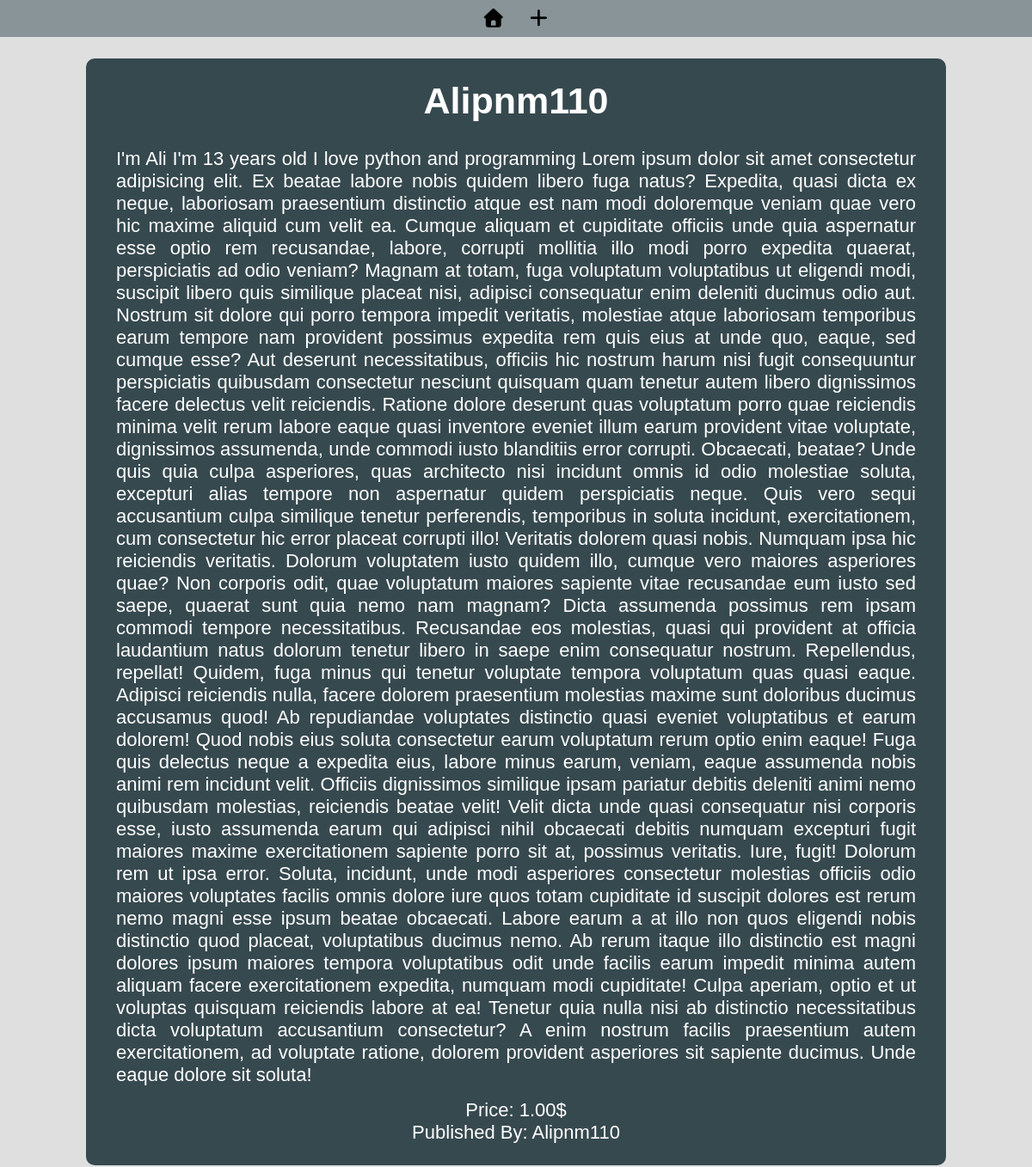
/posts/1, run on the app's committed database.
### blog/models.py (models this page shows, shortened)
class Post(models.Model):
    title = models.CharField(max_length=100)
    content = models.TextField()
    price = models.DecimalField(max_digits=5, decimal_places=2, default=Decimal("0.00"))
    image = models.ImageField(upload_to="posts/%y/%m/%d", null=True, blank=True)
    author = models.ForeignKey(User, on_delete=models.CASCADE, related_name="posts")
    created_at = models.DateTimeField(auto_now_add=True)
    last_updated_at = models.DateTimeField(auto_now=True)
    is_published = models.BooleanField(default=False)
    publisher = models.CharField(max_length=100)

### blog/views.py (the view)
# urls.py: path("posts/<int:id>", details, name="post_details"),
def details(request, id):
    post = Post.objects.get(id=id)
    return render(request, "blog/details.html", context={"post": post})

### blog/templates/blog/details.html (shortened to what this page needs)
{% extends 'blog/base.html' %}
{% load static %}
{% block add_static %}
  <link rel="stylesheet" href="{% static 'blog/css/details.css' %}" />
{% endblock %}
{% block content %}
  <div id="post">
    <h1>{{ post.title }}</h1>
    <p>{{ post.content }}</p>
    <span>Price: {{ post.price }}$</span>
    <span>Published By: {{ post.publisher }}</span>
  </div>
{% endblock %}

### static/blog/css/base.css (style rules this page uses)
* { padding: 0; margin: 0; box-sizing: border-box; font-family: Arial, Helvetica, sans-serif; }
:root { --charcoal-color: #36494f; --navbar-bgcolor: #899499; --main-bgcolor: #dfdfdf; }
body { background-color: var(--main-bgcolor); }

### static/blog/css/details.css (style rules this page uses)
* { user-select: none; }
:root { --charcoal-color: #36494f; }
#post { text-align: center; margin: 10px auto; width: 1000px; background-color: var(--charcoal-color); padding: 25px 35px; border-radius: 10px; color: #fff; }
#post h1 { margin-bottom: 30px; font-size: 43px; }
#post p, span { font-size: 22px; }
#post p { margin-bottom: 15px; text-align: justify; }
#post span { display: block; }

### data on the page
Post: title "Alipnm110", content "I'm Ali I'm 13 years old I love python and programming Lorem ipsum dolor sit amet consectetur adipisicing elit. Ex beatae labore nobis quidem libero fuga natus? Expedita, quasi dicta ex neque, laboriosam praesentium distinctio atque est nam modi doloremque veniam quae vero hic maxime aliquid cum velit ea. Cumque aliquam et cupiditate officiis unde quia aspernatur esse optio rem recusandae, labore, corrupti mollitia illo modi porro expedita quaerat, perspiciatis ad odio veniam? Magnam at totam, fuga voluptatum voluptatibus ut eligendi modi, suscipit libero quis similique placeat nisi, adipisci consequatur enim deleniti ducimus odio aut. Nostrum sit dolore qui porro tempora impedit veritatis,…", price "1.00", publisher "Alipnm110"
